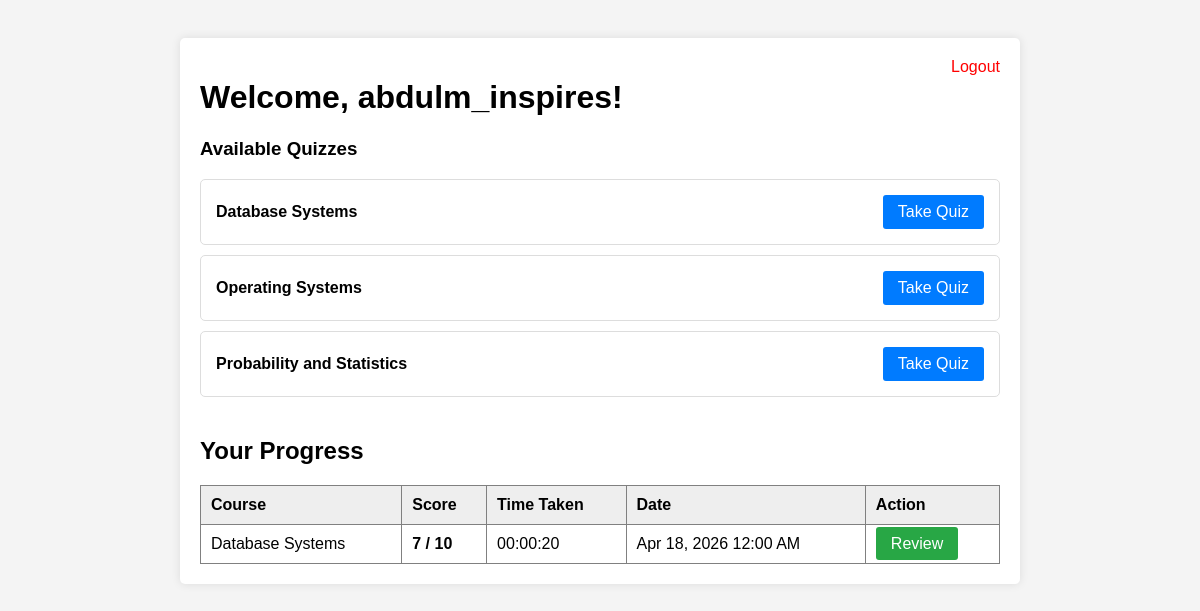
/Quizzer/public/dashboard.php (signed in), run on the app's committed database.
### tables this page shows
CREATE TABLE `Course` (
  `id` int(11) NOT NULL,
  `coursename` varchar(50) DEFAULT NULL
);

CREATE TABLE `QuizAttempt` (
  `id` int(11) NOT NULL,
  `u_id` int(11) DEFAULT NULL,
  `c_id` int(11) DEFAULT NULL,
  `score` int(11) DEFAULT NULL,
  `date_taken` date DEFAULT NULL,
  `time_taken` time DEFAULT NULL
);

### Quizzer/public/dashboard.php (the view, shortened to what this page needs)
<?php
require_once __DIR__ . '/../config/db.php';
$username = $_SESSION['username'] ?? 'User';
try
{
    $stmt = $pdo->query("SELECT * FROM Course");
    $courses = $stmt->fetchAll();
    $stmt = $pdo->prepare("
        SELECT qa.id, c.coursename, qa.score, qa.date_taken, qa.time_taken,
               (SELECT COUNT(q.id) FROM Question q WHERE q.CourseID = c.id) as total_questions
        FROM QuizAttempt qa
        JOIN Course c ON qa.c_id = c.id
        WHERE qa.u_id = ?
        ORDER BY qa.date_taken DESC
    ");
    $stmt->execute([$_SESSION['user_id']]);
    $attempts = $stmt->fetchAll();
}
catch (PDOException $e)
{
    die("Database Error in Dashboard: " . $e->getMessage());
}
?>
<!DOCTYPE html>
<html>
<head>
</head>
<body>
    <div class="container">
        <a href="logout.php" class="logout">Logout</a>
        <h1>Welcome, <?php echo htmlspecialchars($username); ?>!</h1>
        <h3>Available Quizzes</h3>
        <?php if (count($courses) > 0): ?>
            <?php foreach ($courses as $course): ?>
                <div class="course-card">
                    <strong><?php echo htmlspecialchars($course['coursename']); ?></strong>
                    <a href="quiz.php?course_id=<?php echo $course['id']; ?>" class="btn">Take Quiz</a>
                </div>
            <?php endforeach; ?>
        <?php else: ?>
            <p>No courses available at the moment.</p>
        <?php endif; ?>
        <h2 style="margin-top: 40px;">Your Progress</h2>
        <table border="1" style="width:100%; border-collapse: collapse; background: white; text-align: left;">
            <thead>
                <tr style="background: #eee;">
                    <th style="padding: 10px;">Course</th>
                    <th style="padding: 10px;">Score</th>
                    <th style="padding: 10px;">Time Taken</th>
                    <th style="padding: 10px;">Date</th>
                    <th style="padding: 10px;">Action</th>
                </tr>
            </thead>
            <tbody>
                <?php if (count($attempts) > 0): ?>
                    <?php foreach ($attempts as $attempt): ?>
                        <tr>
                            <td style="padding: 10px;"><?php echo htmlspecialchars($attempt['coursename']); ?></td>
                            <td style="padding: 10px;">
                                <strong><?php echo $attempt['score']; ?> / <?php echo $attempt['total_questions'] > 0 ? $attempt['total_questions'] : 0; ?></strong>
                            </td>
                            <td style="padding: 10px;"><?php echo $attempt['time_taken']; ?></td>
                            <td style="padding: 10px;"><?php echo date('M d, Y g:i A', strtotime($attempt['date_taken'])); ?>
                            </td>
                            <td style="padding: 10px;">
                                <a href="review.php?attempt_id=<?php echo $attempt['id']; ?>" class="btn btn-review">Review</a>
                            </td>
                        </tr>
                    <?php endforeach; ?>
                <?php else: ?>
                    <tr>
                        <td colspan="5" style="padding: 15px; text-align: center;">No quizzes taken yet.</td>
                    </tr>
                <?php endif; ?>
            </tbody>
        </table>
    </div>
</body>
</html>

### Quizzer/public/dashboard.php (style rules this page uses)
body { font-family: Arial, sans-serif; background: #f4f4f4; padding: 30px; }
.container { background: #fff; padding: 20px; max-width: 800px; margin: 0 auto; border-radius: 5px; box-shadow: 0 0 10px rgba(0, 0, 0, 0.1); }
.course-card { border: 1px solid #ddd; padding: 15px; margin-bottom: 10px; border-radius: 5px; display: flex; justify-content: space-between; align-items: center; }
.btn { padding: 8px 15px; background: #007bff; color: white; text-decoration: none; border-radius: 3px; }
.btn-review { background: #28a745; }
.logout { color: red; text-decoration: none; float: right; }

### data on the page
course: coursename "Database Systems"
course: coursename "Operating Systems"
course: coursename "Probability and Statistics"
quizattempt: c.coursename "Database Systems", score "7", total_questions "10", time_taken "00:00:20", date_taken "Apr 18, 2026 12:00 AM"

### other printed values
$username "abdulm_inspires"
